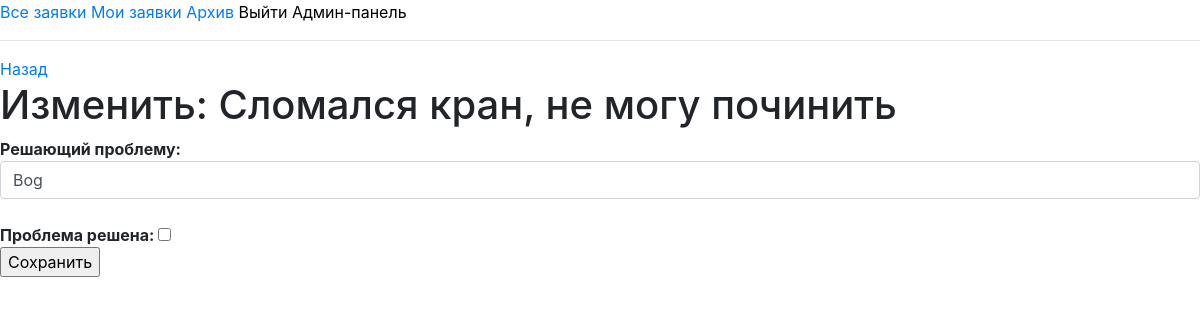
Page /edit?id=1 (signed in) on the earlier database version.
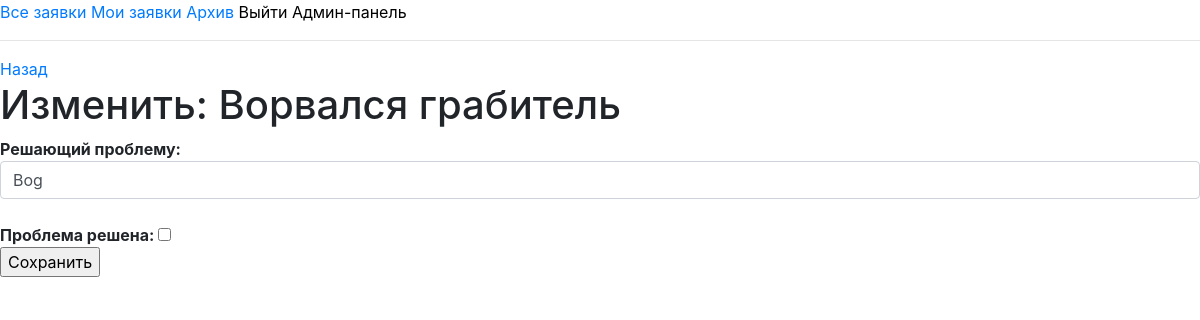
Same page on the later database version.
### crm/models.py (models this page shows, shortened)
class Problem(models.Model):
    name = models.CharField(max_length=63, null=True)
    creator = models.TextField(max_length=30, null=True)
    about = models.TextField(max_length=255, null=True)
    closed = models.TextField(null=True)
    room = models.IntegerField(null=True)
    helper = models.TextField(max_length=30, null=True)
    likes = models.ForeignKey(Like, default=0, on_delete=models.SET_NULL, null=True)

### crm/views.py (the view, shortened to what this page needs)
# urls.py: path('edit', edit),
def edit(request):
    if not request.user.is_authenticated:
        return redirect('/login')
    id = request.GET.get('id')
    problem = Problem.objects.get(pk=id)
    if request.method == 'GET':
        return render(request, 'edit.html', {'problem': problem})

### crm/templates/edit.html (shortened to what this page needs)
{% extends 'base.html' %}
{% block content %}
<head>
    <link rel="stylesheet" href="https://stackpath.bootstrapcdn.com/bootstrap/4.3.1/css/bootstrap.min.css">
</head>
<a href="/panel">Назад</a>
<h1>Изменить: {{ problem.name }}</h1>
<form action="/edit?id={{ problem.id }}" method="post">
    <strong>Решающий проблему: </strong> <input class="form-control" type="text" name="helper" value="{{ request.user }}"/><br>
    <strong>Проблема решена: </strong> <input type="checkbox" name="closed"/><br>
    <input type="submit" value="Сохранить">
</form>
{% endblock %}

Differences in the rows shown:
changed Problem: name "Сломался кран, не могу починить" → "Ворвался грабитель"
